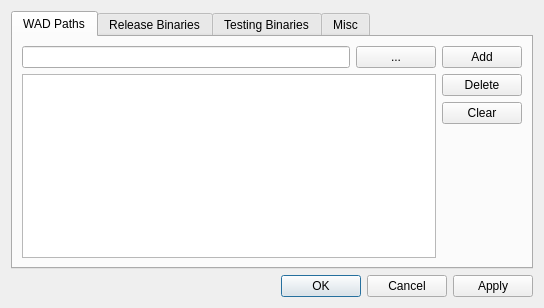
<?xml version="1.0" encoding="UTF-8"?>
<ui version="4.0">
 <class>ConfigBox</class>
 <widget class="QDialog" name="ConfigBox">
  <property name="geometry">
   <rect>
    <x>0</x>
    <y>0</y>
    <width>544</width>
    <height>308</height>
   </rect>
  </property>
  <property name="minimumSize">
   <size>
    <width>320</width>
    <height>256</height>
   </size>
  </property>
  <property name="windowTitle">
   <string>Dialog</string>
  </property>
  <property name="windowIcon">
   <iconset resource="../../zcinema.qrc">
    <normaloff>:/icons/zcinema.ico</normaloff>:/icons/zcinema.ico</iconset>
  </property>
  <layout class="QVBoxLayout" name="verticalLayout">
   <item>
    <widget class="QTabWidget" name="tabWidget">
     <property name="currentIndex">
      <number>0</number>
     </property>
     <widget class="QWidget" name="tab">
      <attribute name="title">
       <string>WAD Paths</string>
      </attribute>
      <layout class="QVBoxLayout" name="verticalLayout_3">
       <item>
        <layout class="QGridLayout" name="gridLayout">
         <item row="2" column="1">
          <widget class="QListWidget" name="wad_pathsList">
           <property name="editTriggers">
            <set>QAbstractItemView::DoubleClicked|QAbstractItemView::EditKeyPressed|QAbstractItemView::SelectedClicked</set>
           </property>
           <property name="dragEnabled">
            <bool>true</bool>
           </property>
           <property name="dragDropMode">
            <enum>QAbstractItemView::DragDrop</enum>
           </property>
           <property name="defaultDropAction">
            <enum>Qt::MoveAction</enum>
           </property>
           <property name="selectionMode">
            <enum>QAbstractItemView::ExtendedSelection</enum>
           </property>
           <property name="layoutMode">
            <enum>QListView::SinglePass</enum>
           </property>
           <property name="uniformItemSizes">
            <bool>true</bool>
           </property>
          </widget>
         </item>
         <item row="2" column="2">
          <layout class="QVBoxLayout" name="verticalLayout_2">
           <item>
            <widget class="QPushButton" name="wad_del">
             <property name="text">
              <string>Delete</string>
             </property>
            </widget>
           </item>
           <item>
            <widget class="QPushButton" name="wad_clear">
             <property name="text">
              <string>Clear</string>
             </property>
            </widget>
           </item>
           <item>
            <spacer name="verticalSpacer">
             <property name="orientation">
              <enum>Qt::Vertical</enum>
             </property>
             <property name="sizeHint" stdset="0">
              <size>
               <width>20</width>
               <height>40</height>
              </size>
             </property>
            </spacer>
           </item>
          </layout>
         </item>
         <item row="1" column="1">
          <layout class="QHBoxLayout" name="horizontalLayout">
           <item>
            <widget class="QLineEdit" name="wad_pathEntry"/>
           </item>
           <item>
            <widget class="QPushButton" name="wad_findPath">
             <property name="text">
              <string>...</string>
             </property>
            </widget>
           </item>
          </layout>
         </item>
         <item row="1" column="2">
          <widget class="QPushButton" name="wad_add">
           <property name="text">
            <string>Add</string>
           </property>
          </widget>
         </item>
        </layout>
       </item>
      </layout>
     </widget>
     <widget class="QWidget" name="tab_2">
      <attribute name="title">
       <string>Release Binaries</string>
      </attribute>
      <layout class="QVBoxLayout" name="verticalLayout_4">
       <item>
        <widget class="QScrollArea" name="scrollArea">
         <property name="frameShape">
          <enum>QFrame::NoFrame</enum>
         </property>
         <property name="widgetResizable">
          <bool>true</bool>
         </property>
         <widget class="QWidget" name="scrollAreaWidgetContents">
          <property name="geometry">
           <rect>
            <x>0</x>
            <y>0</y>
            <width>516</width>
            <height>225</height>
           </rect>
          </property>
          <layout class="QVBoxLayout" name="verticalLayout_5" stretch="1,0">
           <item>
            <widget class="QWidget" name="zandronumVersions" native="true"/>
           </item>
           <item>
            <layout class="QHBoxLayout" name="horizontalLayout_2">
             <item>
              <widget class="QPushButton" name="m_editVersions">
               <property name="text">
                <string>Edit Versions</string>
               </property>
              </widget>
             </item>
             <item>
              <spacer name="horizontalSpacer">
               <property name="orientation">
                <enum>Qt::Horizontal</enum>
               </property>
               <property name="sizeHint" stdset="0">
                <size>
                 <width>40</width>
                 <height>20</height>
                </size>
               </property>
              </spacer>
             </item>
            </layout>
           </item>
          </layout>
         </widget>
        </widget>
       </item>
      </layout>
     </widget>
     <widget class="QWidget" name="tab_4">
      <attribute name="title">
       <string>Testing Binaries</string>
      </attribute>
      <layout class="QVBoxLayout" name="verticalLayout_7">
       <item>
        <widget class="QScrollArea" name="scrollArea_2">
         <property name="frameShape">
          <enum>QFrame::NoFrame</enum>
         </property>
         <property name="widgetResizable">
          <bool>true</bool>
         </property>
         <widget class="QWidget" name="scrollAreaWidgetContents_2">
          <property name="geometry">
           <rect>
            <x>0</x>
            <y>0</y>
            <width>516</width>
            <height>225</height>
           </rect>
          </property>
          <layout class="QVBoxLayout" name="verticalLayout_8" stretch="1,0">
           <item>
            <widget class="QWidget" name="betaVersions" native="true"/>
           </item>
           <item>
            <layout class="QHBoxLayout" name="horizontalLayout_3">
             <item>
              <widget class="QPushButton" name="m_editVersions_2">
               <property name="text">
                <string>Edit Versions</string>
               </property>
              </widget>
             </item>
             <item>
              <spacer name="horizontalSpacer_2">
               <property name="orientation">
                <enum>Qt::Horizontal</enum>
               </property>
               <property name="sizeHint" stdset="0">
                <size>
                 <width>40</width>
                 <height>20</height>
                </size>
               </property>
              </spacer>
             </item>
            </layout>
           </item>
          </layout>
         </widget>
        </widget>
       </item>
      </layout>
     </widget>
     <widget class="QWidget" name="tab_3">
      <attribute name="title">
       <string>Misc</string>
      </attribute>
      <layout class="QVBoxLayout" name="verticalLayout_6">
       <item>
        <widget class="QCheckBox" name="noDemoPrompt">
         <property name="whatsThis">
          <string>If this is not set, a prompt showing demo info is displayed first.</string>
         </property>
         <property name="text">
          <string>Launch without prompt</string>
         </property>
        </widget>
       </item>
       <item>
        <spacer name="verticalSpacer_2">
         <property name="orientation">
          <enum>Qt::Vertical</enum>
         </property>
         <property name="sizeHint" stdset="0">
          <size>
           <width>20</width>
           <height>40</height>
          </size>
         </property>
        </spacer>
       </item>
      </layout>
     </widget>
    </widget>
   </item>
   <item>
    <widget class="QDialogButtonBox" name="buttonBox">
     <property name="orientation">
      <enum>Qt::Horizontal</enum>
     </property>
     <property name="standardButtons">
      <set>QDialogButtonBox::Apply|QDialogButtonBox::Cancel|QDialogButtonBox::Ok</set>
     </property>
    </widget>
   </item>
  </layout>
 </widget>
 <resources>
  <include location="../../zcinema.qrc"/>
 </resources>
 <connections>
  <connection>
   <sender>wad_clear</sender>
   <signal>clicked(bool)</signal>
   <receiver>wad_pathsList</receiver>
   <slot>clear()</slot>
   <hints>
    <hint type="sourcelabel">
     <x>463</x>
     <y>129</y>
    </hint>
    <hint type="destinationlabel">
     <x>219</x>
     <y>189</y>
    </hint>
   </hints>
  </connection>
 </connections>
</ui>
